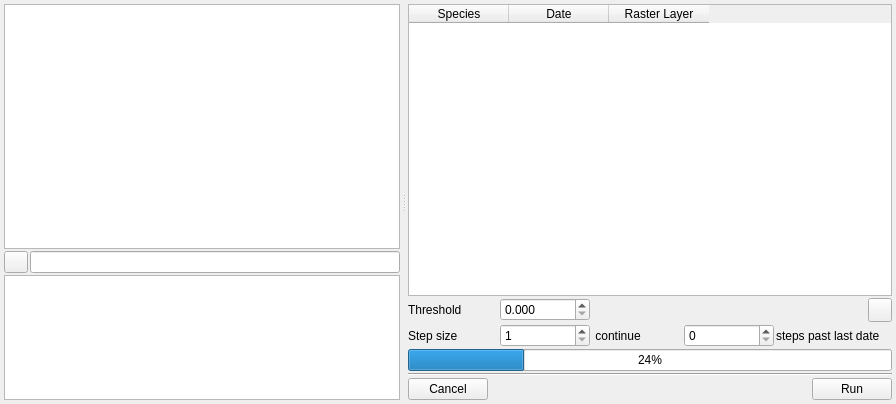
<?xml version="1.0" encoding="UTF-8"?>
<ui version="4.0">
 <class>GridInterpolatorWidget</class>
 <widget class="QWidget" name="GridInterpolatorWidget">
  <property name="geometry">
   <rect>
    <x>0</x>
    <y>0</y>
    <width>896</width>
    <height>404</height>
   </rect>
  </property>
  <property name="windowTitle">
   <string>Grid Interpolator</string>
  </property>
  <property name="toolTip">
   <string>About this application</string>
  </property>
  <layout class="QGridLayout" name="gridLayout_2">
   <property name="margin">
    <number>2</number>
   </property>
   <property name="spacing">
    <number>2</number>
   </property>
   <item row="0" column="0">
    <widget class="QSplitter" name="splitter">
     <property name="orientation">
      <enum>Qt::Horizontal</enum>
     </property>
     <widget class="QFrame" name="frame">
      <property name="minimumSize">
       <size>
        <width>400</width>
        <height>400</height>
       </size>
      </property>
      <property name="frameShape">
       <enum>QFrame::NoFrame</enum>
      </property>
      <property name="frameShadow">
       <enum>QFrame::Raised</enum>
      </property>
      <layout class="QGridLayout" name="gridLayout_3">
       <property name="margin">
        <number>2</number>
       </property>
       <property name="spacing">
        <number>2</number>
       </property>
       <item row="0" column="0" colspan="2">
        <widget class="QTreeView" name="tvFileBrowser"/>
       </item>
       <item row="1" column="0">
        <widget class="QPushButton" name="pbtnSelectOutputDirectory">
         <property name="maximumSize">
          <size>
           <width>24</width>
           <height>24</height>
          </size>
         </property>
         <property name="toolTip">
          <string>Select Output Directory</string>
         </property>
         <property name="text">
          <string/>
         </property>
         <property name="icon">
          <iconset resource="../gui/gui.qrc">
           <normaloff>:/icons/document-open.svg</normaloff>:/icons/document-open.svg</iconset>
         </property>
        </widget>
       </item>
       <item row="1" column="1">
        <widget class="QLineEdit" name="leOutputDirectory"/>
       </item>
       <item row="2" column="0" colspan="2">
        <widget class="QTextEdit" name="teConsole">
         <property name="maximumSize">
          <size>
           <width>16777215</width>
           <height>125</height>
          </size>
         </property>
        </widget>
       </item>
      </layout>
     </widget>
     <widget class="QFrame" name="frame_2">
      <property name="minimumSize">
       <size>
        <width>400</width>
        <height>400</height>
       </size>
      </property>
      <property name="frameShape">
       <enum>QFrame::NoFrame</enum>
      </property>
      <property name="frameShadow">
       <enum>QFrame::Raised</enum>
      </property>
      <layout class="QGridLayout" name="gridLayout">
       <property name="margin">
        <number>2</number>
       </property>
       <property name="spacing">
        <number>2</number>
       </property>
       <item row="0" column="0" colspan="6">
        <widget class="QTableWidget" name="twFiles">
         <column>
          <property name="text">
           <string>Species</string>
          </property>
         </column>
         <column>
          <property name="text">
           <string>Date</string>
          </property>
         </column>
         <column>
          <property name="text">
           <string>Raster Layer</string>
          </property>
         </column>
        </widget>
       </item>
       <item row="1" column="0">
        <widget class="QLabel" name="label">
         <property name="text">
          <string>Threshold</string>
         </property>
        </widget>
       </item>
       <item row="1" column="1">
        <widget class="QDoubleSpinBox" name="dsbThreshold">
         <property name="decimals">
          <number>3</number>
         </property>
         <property name="maximum">
          <double>10000.000000000000000</double>
         </property>
         <property name="singleStep">
          <double>0.250000000000000</double>
         </property>
        </widget>
       </item>
       <item row="1" column="2" colspan="3">
        <spacer name="horizontalSpacer_2">
         <property name="orientation">
          <enum>Qt::Horizontal</enum>
         </property>
         <property name="sizeHint" stdset="0">
          <size>
           <width>273</width>
           <height>20</height>
          </size>
         </property>
        </spacer>
       </item>
       <item row="1" column="5">
        <widget class="QPushButton" name="pbtnAbout">
         <property name="minimumSize">
          <size>
           <width>24</width>
           <height>24</height>
          </size>
         </property>
         <property name="maximumSize">
          <size>
           <width>24</width>
           <height>24</height>
          </size>
         </property>
         <property name="text">
          <string/>
         </property>
         <property name="icon">
          <iconset resource="../gui/gui.qrc">
           <normaloff>:/icons/help-browser.svg</normaloff>:/icons/help-browser.svg</iconset>
         </property>
        </widget>
       </item>
       <item row="2" column="0">
        <widget class="QLabel" name="label_2">
         <property name="text">
          <string>Step size</string>
         </property>
        </widget>
       </item>
       <item row="2" column="1">
        <widget class="QSpinBox" name="sbStepsSize">
         <property name="minimum">
          <number>1</number>
         </property>
         <property name="maximum">
          <number>1000</number>
         </property>
         <property name="singleStep">
          <number>1</number>
         </property>
         <property name="value">
          <number>1</number>
         </property>
        </widget>
       </item>
       <item row="2" column="2">
        <widget class="QLabel" name="label_3">
         <property name="text">
          <string> continue</string>
         </property>
        </widget>
       </item>
       <item row="2" column="3">
        <widget class="QSpinBox" name="sbStepsBeyond"/>
       </item>
       <item row="2" column="4" colspan="2">
        <widget class="QLabel" name="label_4">
         <property name="text">
          <string>steps past last date</string>
         </property>
        </widget>
       </item>
       <item row="3" column="0" colspan="6">
        <widget class="QProgressBar" name="pBar">
         <property name="value">
          <number>24</number>
         </property>
        </widget>
       </item>
       <item row="4" column="0" colspan="6">
        <widget class="Line" name="line">
         <property name="orientation">
          <enum>Qt::Horizontal</enum>
         </property>
        </widget>
       </item>
       <item row="5" column="0" colspan="6">
        <layout class="QHBoxLayout" name="horizontalLayout_6">
         <item>
          <widget class="QPushButton" name="pbtnCancel">
           <property name="text">
            <string>Cancel</string>
           </property>
          </widget>
         </item>
         <item>
          <spacer name="horizontalSpacer">
           <property name="orientation">
            <enum>Qt::Horizontal</enum>
           </property>
           <property name="sizeHint" stdset="0">
            <size>
             <width>117</width>
             <height>20</height>
            </size>
           </property>
          </spacer>
         </item>
         <item>
          <widget class="QPushButton" name="pbtnRun">
           <property name="text">
            <string>Run</string>
           </property>
          </widget>
         </item>
        </layout>
       </item>
      </layout>
     </widget>
    </widget>
   </item>
  </layout>
 </widget>
 <resources>
  <include location="../gui/gui.qrc"/>
 </resources>
 <connections/>
</ui>
